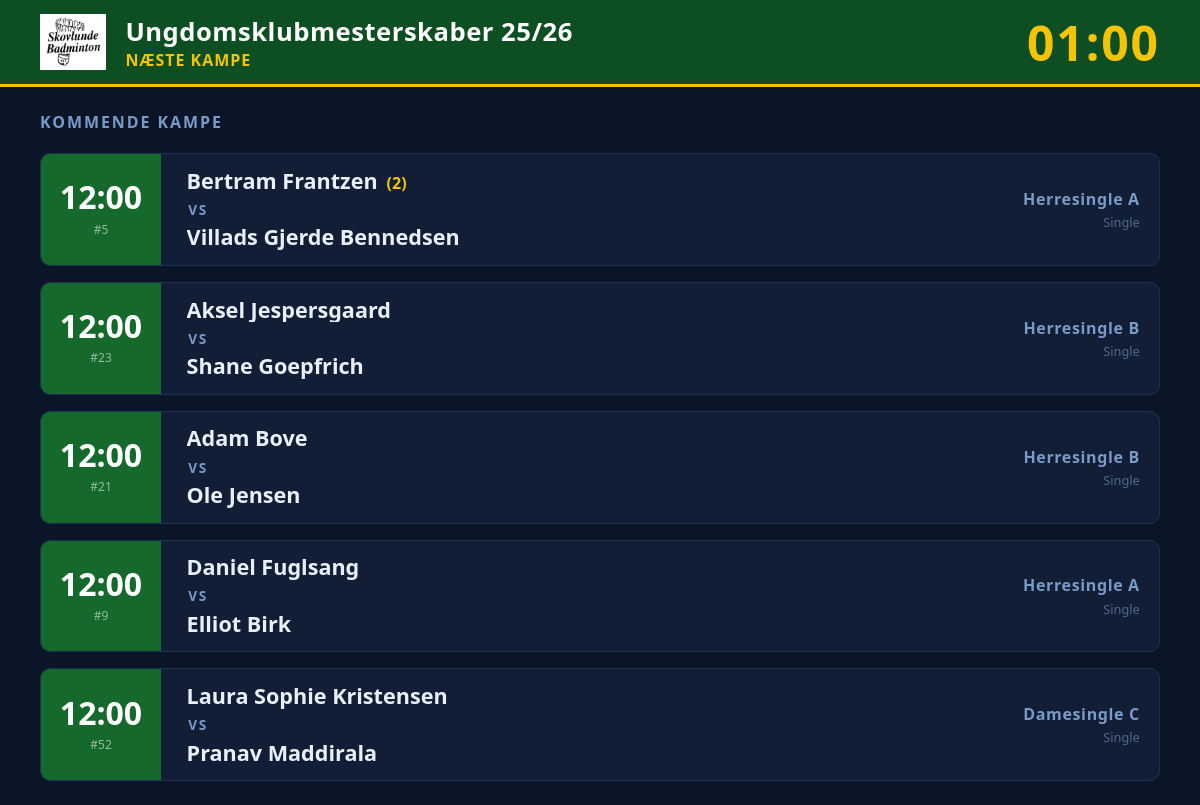
/tournaments/4/bigscreen/ (signed in), run on the app's committed database.
### tournaments/models.py (models this page shows, shortened)
class Tournament(models.Model):
    name = models.CharField(max_length=200, verbose_name=_("Navn"))
    date = models.DateField(verbose_name=_("Dato"))
    DIVISION_MODEL_CHOICES = [
        ('youth', _('Ungdomsrækker (U9-U19)')),
        ('mixed', _('Blandede rækker (A, B, C)')),
    ]
    division_model = models.CharField(max_length=10, choices=DIVISION_MODEL_CHOICES, verbose_name=_("Divisionsmodel"))
    SCORING_MODEL_CHOICES = [
        ('best_of_3_21', _('Bedst af 3 sæt til 21')),
        ('best_of_5_15', _('Bedst af 5 sæt til 15')),
    ]
    scoring_model = models.CharField(
        max_length=20,
        choices=SCORING_MODEL_CHOICES,
        default='best_of_3_21',
        verbose_name=_("Scoringsmodel")
    )
    single_match_duration = models.IntegerField(
        help_text=_("Varighed af en singlekamp i minutter"),
        default=30,
        verbose_name=_("Singlekamp varighed")
    )
    double_match_duration = models.IntegerField(
        help_text=_("Varighed af en doublekamp i minutter"),
        default=40,
        verbose_name=_("Doublekamp varighed")
    )
    player_break_time = models.IntegerField(
        help_text=_("Minimum hvileperiode for spillere mellem kampe i minutter"),
        default=15,
        verbose_name=_("Spillers pausetid")
    )
    court_count = models.IntegerField(
        default=4,
        verbose_name=_("Antal baner"),
        help_text=_("Antal tilgængelige baner under turneringen"),
    )
    start_time = models.TimeField(
        null=True, blank=True,
        verbose_name=_("Starttidspunkt"),
        help_text=_("Klokkeslæt for første kamp"),
    )
    schedule_locked = models.BooleanField(
        default=False,
        verbose_name=_("Program låst"),
        help_text=_("Når programmet er låst, kan kampprogram og spilleplan ikke ændres."),
    )
    logo = models.ImageField(
        upload_to='tournament_logos/',
        null=True, blank=True,
        verbose_name=_("Logo"),
        help_text=_("Logo vises på udprintede programmer og spilleplaner."),
    )
    owner = models.ForeignKey(
        settings.AUTH_USER_MODEL,
        on_delete=models.SET_NULL,
        null=True, blank=True,
        related_name='tournaments',
        verbose_name=_("Klubbruger"),
    )

class Match(models.Model):
    STATUS_CHOICES = [
        ('pending', _('Pending')),
        ('in_progress', _('In Progress')),
        ('completed', _('Completed')),
    ]
    division = models.ForeignKey(Division, on_delete=models.CASCADE, related_name='matches')
    team1 = models.ForeignKey('players.Team', on_delete=models.SET_NULL, null=True, blank=True, related_name='team1_matches')
    team2 = models.ForeignKey('players.Team', on_delete=models.SET_NULL, null=True, blank=True, related_name='team2_matches')
    winner = models.ForeignKey('players.Team', on_delete=models.SET_NULL, null=True, blank=True, related_name='won_matches', verbose_name=_("Winner"))
    score = models.CharField(max_length=50, blank=True, null=True, verbose_name=_("Score"))
    match_round = models.IntegerField(default=1, verbose_name=_("Round"))
    match_number = models.IntegerField(null=True, blank=True, verbose_name=_("Match Number"))
    bracket_slot = models.IntegerField(null=True, blank=True, verbose_name=_("Bracket Slot"))
    bracket_label = models.CharField(max_length=120, null=True, blank=True, verbose_name=_("Bracket Label"))
    status = models.CharField(max_length=20, choices=STATUS_CHOICES, default='pending', verbose_name=_("Status"))
    walkover = models.BooleanField(default=False, verbose_name=_("Walk-over"))
    scheduled_time = models.DateTimeField(verbose_name=_("Scheduled Time"), null=True, blank=True)
    court = models.CharField(max_length=50, blank=True, null=True, verbose_name=_("Court"))
    group_number = models.IntegerField(null=True, blank=True, verbose_name=_("Gruppe nr."))
    phase = models.CharField(
        max_length=10, default='group',
        choices=[('group', _('Gruppespil')), ('playoff', _('Slutspil'))],
        verbose_name=_("Fase"),
    )

class Division(models.Model):
    DISCIPLINE_CHOICES = [
        ('single', _('Single')),
        ('double', _('Double')),
        ('mixed', _('Mixeddouble')),
    ]
    TOURNAMENT_TYPE_CHOICES = [
        ('group', _('Gruppe (round-robin)')),
        ('playoff', _('Gruppe med slutspil')),
        ('tree', _('Enkeltelimination')),
    ]
    tournament = models.ForeignKey(Tournament, on_delete=models.CASCADE, related_name='divisions')
    name = models.CharField(max_length=100, verbose_name=_("Rækkenavn"))
    discipline = models.CharField(
        max_length=10, choices=DISCIPLINE_CHOICES, default='single',
        verbose_name=_("Disciplin")
    )
    tournament_type = models.CharField(
        max_length=10, choices=TOURNAMENT_TYPE_CHOICES, default='group',
        verbose_name=_("Turneringstype")
    )
    group_count = models.IntegerField(
        default=2, verbose_name=_("Antal grupper"),
        help_text=_("Antal grupper i gruppespillet (kun ved 'Gruppe med slutspil')."),
    )
    advance_count = models.IntegerField(
        default=2, verbose_name=_("Antal der går videre"),
        help_text=_("Antal spillere/hold der går videre fra hver gruppe til slutspillet."),
    )
    schedule_priority = models.IntegerField(
        default=5,
        verbose_name=_("Spilleplansprioritet"),
        help_text=_("1 = planlæg tidligst · 10 = planlæg sidst. Brug dette til at sikre at yngre rækker spiller færdigt først."),
    )
    teams = models.ManyToManyField('players.Team', related_name='divisions', blank=True, verbose_name=_("Deltagere"))

### players/models.py (models this page shows, shortened)
class Team(models.Model):
    PAIR_TYPE_CHOICES = [
        ('double', _('Double')),
        ('mixed', _('Mixeddouble')),
    ]
    player1 = models.ForeignKey(Player, on_delete=models.CASCADE, related_name='team_player1')
    player2 = models.ForeignKey(Player, on_delete=models.SET_NULL, related_name='team_player2', null=True, blank=True)
    pair_type = models.CharField(
        max_length=10, choices=PAIR_TYPE_CHOICES, null=True, blank=True,
        verbose_name=_('Par-type'),
        help_text=_('Double: samme køn · Mixeddouble: blandede'),
    )
    division = models.CharField(
        max_length=30, blank=True, null=True,
        verbose_name=_('Række'),
    )
    name = models.CharField(max_length=100, blank=True, null=True)

### tournaments/views.py (the view)
# urls.py: path('<int:pk>/bigscreen/', views.tournament_bigscreen, name='tournament_bigscreen'),
@login_required
def tournament_bigscreen(request, pk):
    tournament = get_object_or_404(Tournament, pk=pk, owner=request.user)
    matches = list(
        Match.objects
        .filter(division__tournament=tournament, scheduled_time__isnull=False, status='pending')
        .exclude(team1__isnull=True, team2__isnull=True, bracket_label__isnull=False)
        .select_related('division', 'team1', 'team2')
        .order_by('scheduled_time', 'court')
    )[:5]
    seed_lookup = _build_seed_lookup(tournament)
    _apply_seed_labels(matches, seed_lookup)
    playing_pks, resting = get_busy_info()
    apply_status_to_matches(matches, playing_pks, resting)
    return render(request, 'tournaments/bigscreen.html', {
        'tournament': tournament,
        'matches': matches,
    })

### tournaments/player_status.py (called while the page is built, shortened)
def get_busy_info():
    from tournaments.models import Match
    from players.models import Player
    now = timezone.now()
    in_progress = Match.objects.filter(status='in_progress').select_related(
        'team1__player1', 'team1__player2',
        'team2__player1', 'team2__player2',
    )
    playing_pks = set()
    resting = {
        p.pk: p.rest_until
        for p in Player.objects.filter(rest_until__gt=now).only('pk', 'rest_until')
    }
    return playing_pks, resting

def team_status(team, playing_pks, resting):
    if team is None:
        return None, None
    pks = [pk for pk in (team.player1_id, team.player2_id) if pk]
    for pk in pks:
        if pk in playing_pks:
            return 'playing', None
    latest = None
    for pk in pks:
        ru = resting.get(pk)
        if ru and (latest is None or ru > latest):
            latest = ru
    if latest:
        return 'resting', latest
    return None, None

def apply_status_to_matches(matches, playing_pks, resting):
    for match in matches:
        s1, r1 = team_status(match.team1, playing_pks, resting)
        s2, r2 = team_status(match.team2, playing_pks, resting)
        match.t1_status = s1
        match.t1_rest_until = r1
        match.t2_status = s2
        match.t2_rest_until = r2

### tournaments/views.py (called while the page is built)
def _build_seed_lookup(tournament):
    return {
        (s.division_id, s.team_id): s.seed_number
        for s in DivisionSeed.objects.filter(division__tournament=tournament)
    }

def _apply_seed_labels(matches, seed_lookup):
    for match in matches:
        s1 = seed_lookup.get((match.division_id, match.team1_id))
        s2 = seed_lookup.get((match.division_id, match.team2_id))
        match.t1_seed = f' ({s1})' if s1 else ''
        match.t2_seed = f' ({s2})' if s2 else ''

### tournaments/templates/tournaments/bigscreen.html (shortened to what this page needs)
{% load tournament_extras %}
<!DOCTYPE html>
<html lang="da">
<head>
</head>
<body>
<div class="topbar">
  <div class="topbar-left">
    {% if tournament.logo %}
    <img src="{{ tournament.logo.url }}" alt="Logo" class="topbar-logo">
    {% endif %}
    <div>
      <div class="topbar-name">{{ tournament.name }}</div>
      <div class="topbar-subtitle">Næste kampe</div>
    </div>
  </div>
  <div class="topbar-clock" id="clock">––:––</div>
</div>
<div class="main">
  {% if matches %}
  <div class="upcoming-label">Kommende kampe</div>
  {% for match in matches %}
  <div class="match-card">
    <div class="match-meta">
      <div class="match-time">{{ match.scheduled_time|time:"H:i" }}</div>
      {% if match.match_number %}<div class="match-no">#{{ match.match_number }}</div>{% endif %}
    </div>
    <div class="match-teams">
      <div class="team">
        {% if match.team1 %}{{ match.team1.name }}{% if match.t1_seed %}<span class="team-seed">{{ match.t1_seed }}</span>{% endif %}
        {% else %}<span style="color:var(--muted); font-style:italic;">{{ match.bracket_label }}</span>{% endif %}
      </div>
      <div class="vs">vs</div>
      <div class="team">
        {% if match.team2 %}{{ match.team2.name }}
        {% else %}<span style="color:var(--muted); font-style:italic;">Afventer</span>{% endif %}
      </div>
    </div>
    <div class="match-division">
      <div class="division-name">{{ match.division.name }}</div>
      <div class="discipline-label">{{ match.division.get_discipline_display }}</div>
    </div>
  </div>
  {% endfor %}
  {% else %}
  <div class="empty-state">
    <div class="empty-icon">🏸</div>
    <div class="empty-title">Ingen kommende kampe</div>
    <div class="empty-sub">Alle planlagte kampe er afviklet eller i gang</div>
  </div>
  {% endif %}
</div>
</body>
</html>

### tournaments/templates/tournaments/bigscreen.html (style rules this page uses)
*, *::before, *::after { box-sizing: border-box; margin: 0; padding: 0; }
:root { --blue: #16692c; --blue-dk: #0d4f22; --gold: #F5C400; --bg: #0a1628; --card-bg: #111e35; --card-border: #1e3155; --text: #e8f0ff; --muted: #7a9ac8; --green: #22c55e; }
html, body { height: 100%; background: var(--bg); color: var(--text); font-family: 'Segoe UI', Arial, sans-serif; overflow: hidden; }
.topbar { display: flex; align-items: center; justify-content: space-between; padding: 0.6rem 2.5rem; background: var(--blue-dk); border-bottom: 3px solid var(--gold); gap: 1rem; }
.topbar-left { display: flex; align-items: center; gap: 1.2rem; }
.topbar-logo { max-height: 56px; max-width: 120px; object-fit: contain; }
.topbar-name { font-size: 1.6rem; font-weight: 700; letter-spacing: 0.02em; color: #fff; }
.topbar-subtitle { font-size: 1rem; color: var(--gold); font-weight: 600; letter-spacing: 0.06em; text-transform: uppercase; }
.topbar-clock { font-size: 3rem; font-weight: 700; font-variant-numeric: tabular-nums; color: var(--gold); letter-spacing: 0.04em; min-width: 6rem; text-align: right; }
.main { display: flex; flex-direction: column; justify-content: center; height: calc(100vh - 82px); padding: 1.5rem 2.5rem; gap: 1rem; }
.match-card { background: var(--card-bg); border: 1.5px solid var(--card-border); border-radius: 10px; display: grid; grid-template-columns: 120px 1fr auto; align-items: center; gap: 0; overflow: hidden; flex: 1; max-height: 160px; }
.match-meta { background: var(--blue); display: flex; flex-direction: column; align-items: center; justify-content: center; height: 100%; padding: 0.6rem 0.8rem; gap: 0.25rem; }
.match-time { font-size: 2rem; font-weight: 700; font-variant-numeric: tabular-nums; color: #fff; line-height: 1; }
.match-no { font-size: 0.75rem; color: rgba(255,255,255,0.55); margin-top: 0.2rem; }
.match-teams { padding: 0.6rem 1.6rem; display: flex; flex-direction: column; justify-content: center; gap: 0.4rem; }
.team { font-size: clamp(0.9rem, 2vw, 1.35rem); font-weight: 700; line-height: 1.15; white-space: nowrap; overflow: hidden; text-overflow: ellipsis; }
.team-seed { font-size: 1rem; color: var(--gold); font-weight: 700; margin-left: 0.3rem; }
.vs { font-size: 0.85rem; color: var(--muted); font-weight: 600; letter-spacing: 0.12em; text-transform: uppercase; padding-left: 0.1rem; }
.match-division { padding: 0.6rem 1.2rem; text-align: right; white-space: nowrap; align-self: center; }
.division-name { font-size: 1rem; color: var(--muted); font-weight: 600; letter-spacing: 0.04em; }
.discipline-label { font-size: 0.8rem; color: rgba(122,154,200,0.6); margin-top: 0.2rem; }
.upcoming-label { font-size: 1rem; font-weight: 700; letter-spacing: 0.12em; text-transform: uppercase; color: var(--muted); margin-bottom: 0.25rem; }

### data on the page
Tournament: logo (picture), name "Ungdomsklubmesterskaber 25/26"
Match: scheduled_time "12:00", match_number "5", team1.name "Bertram Frantzen", t1_seed "(2)", team2.name "Villads Gjerde Bennedsen", division.name "Herresingle A", division.discipline "Single"
Match: scheduled_time "12:00", match_number "23", team1.name "Aksel Jespersgaard", team2.name "Shane Goepfrich", division.name "Herresingle B", division.discipline "Single"
Match: scheduled_time "12:00", match_number "21", team1.name "Adam Bove", team2.name "Ole Jensen", division.name "Herresingle B", division.discipline "Single"
Match: scheduled_time "12:00", match_number "9", team1.name "Daniel Fuglsang", team2.name "Elliot Birk", division.name "Herresingle A", division.discipline "Single"
Match: scheduled_time "12:00", match_number "52", team1.name "Laura Sophie Kristensen", team2.name "Pranav Maddirala", division.name "Damesingle C", division.discipline "Single"
